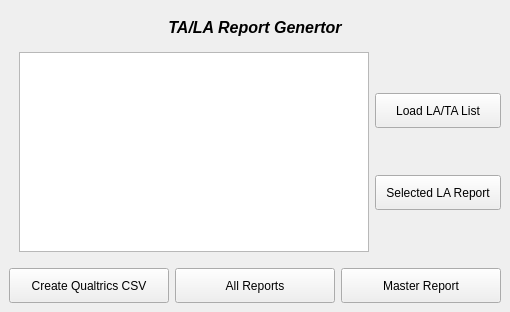
<?xml version="1.0" encoding="UTF-8"?>
<ui version="4.0">
 <class>MainWindow</class>
 <widget class="QMainWindow" name="MainWindow">
  <property name="geometry">
   <rect>
    <x>0</x>
    <y>0</y>
    <width>510</width>
    <height>312</height>
   </rect>
  </property>
  <property name="sizePolicy">
   <sizepolicy hsizetype="Fixed" vsizetype="Fixed">
    <horstretch>0</horstretch>
    <verstretch>0</verstretch>
   </sizepolicy>
  </property>
  <property name="windowTitle">
   <string>College of IST LA/TA Report Generator</string>
  </property>
  <widget class="QWidget" name="centralwidget">
   <layout class="QVBoxLayout" name="verticalLayout">
    <property name="sizeConstraint">
     <enum>QLayout::SetDefaultConstraint</enum>
    </property>
    <item>
     <widget class="QLabel" name="label">
      <property name="text">
       <string>&lt;html&gt;&lt;head/&gt;&lt;body&gt;&lt;p align=&quot;center&quot;&gt;&lt;span style=&quot; font-size:12pt; font-weight:600; font-style:italic;&quot;&gt;TA/LA Report Genertor&lt;/span&gt;&lt;/p&gt;&lt;/body&gt;&lt;/html&gt;</string>
      </property>
     </widget>
    </item>
    <item>
     <layout class="QHBoxLayout" name="horizontalLayout_2">
      <item>
       <spacer name="horizontalSpacer">
        <property name="orientation">
         <enum>Qt::Horizontal</enum>
        </property>
        <property name="sizeType">
         <enum>QSizePolicy::Fixed</enum>
        </property>
        <property name="sizeHint" stdset="0">
         <size>
          <width>10</width>
          <height>10</height>
         </size>
        </property>
       </spacer>
      </item>
      <item>
       <widget class="QListWidget" name="listWidget">
        <property name="maximumSize">
         <size>
          <width>350</width>
          <height>200</height>
         </size>
        </property>
       </widget>
      </item>
      <item>
       <layout class="QVBoxLayout" name="verticalLayout_2">
        <item>
         <widget class="QPushButton" name="loadFileButton">
          <property name="minimumSize">
           <size>
            <width>0</width>
            <height>35</height>
           </size>
          </property>
          <property name="text">
           <string>Load LA/TA List</string>
          </property>
         </widget>
        </item>
        <item>
         <widget class="QPushButton" name="singleReportButton">
          <property name="minimumSize">
           <size>
            <width>0</width>
            <height>35</height>
           </size>
          </property>
          <property name="text">
           <string>Selected LA Report</string>
          </property>
         </widget>
        </item>
       </layout>
      </item>
     </layout>
    </item>
    <item>
     <spacer name="verticalSpacer">
      <property name="orientation">
       <enum>Qt::Vertical</enum>
      </property>
      <property name="sizeType">
       <enum>QSizePolicy::Fixed</enum>
      </property>
      <property name="sizeHint" stdset="0">
       <size>
        <width>10</width>
        <height>10</height>
       </size>
      </property>
     </spacer>
    </item>
    <item>
     <layout class="QHBoxLayout" name="horizontalLayout">
      <property name="topMargin">
       <number>0</number>
      </property>
      <item>
       <widget class="QPushButton" name="qualtricsButton">
        <property name="minimumSize">
         <size>
          <width>0</width>
          <height>35</height>
         </size>
        </property>
        <property name="text">
         <string>Create Qualtrics CSV</string>
        </property>
       </widget>
      </item>
      <item>
       <widget class="QPushButton" name="allReportsButton">
        <property name="minimumSize">
         <size>
          <width>0</width>
          <height>35</height>
         </size>
        </property>
        <property name="text">
         <string>All Reports</string>
        </property>
       </widget>
      </item>
      <item>
       <widget class="QPushButton" name="masterReportButton">
        <property name="minimumSize">
         <size>
          <width>0</width>
          <height>35</height>
         </size>
        </property>
        <property name="text">
         <string>Master Report</string>
        </property>
       </widget>
      </item>
     </layout>
    </item>
   </layout>
  </widget>
 </widget>
 <resources/>
 <connections/>
</ui>
